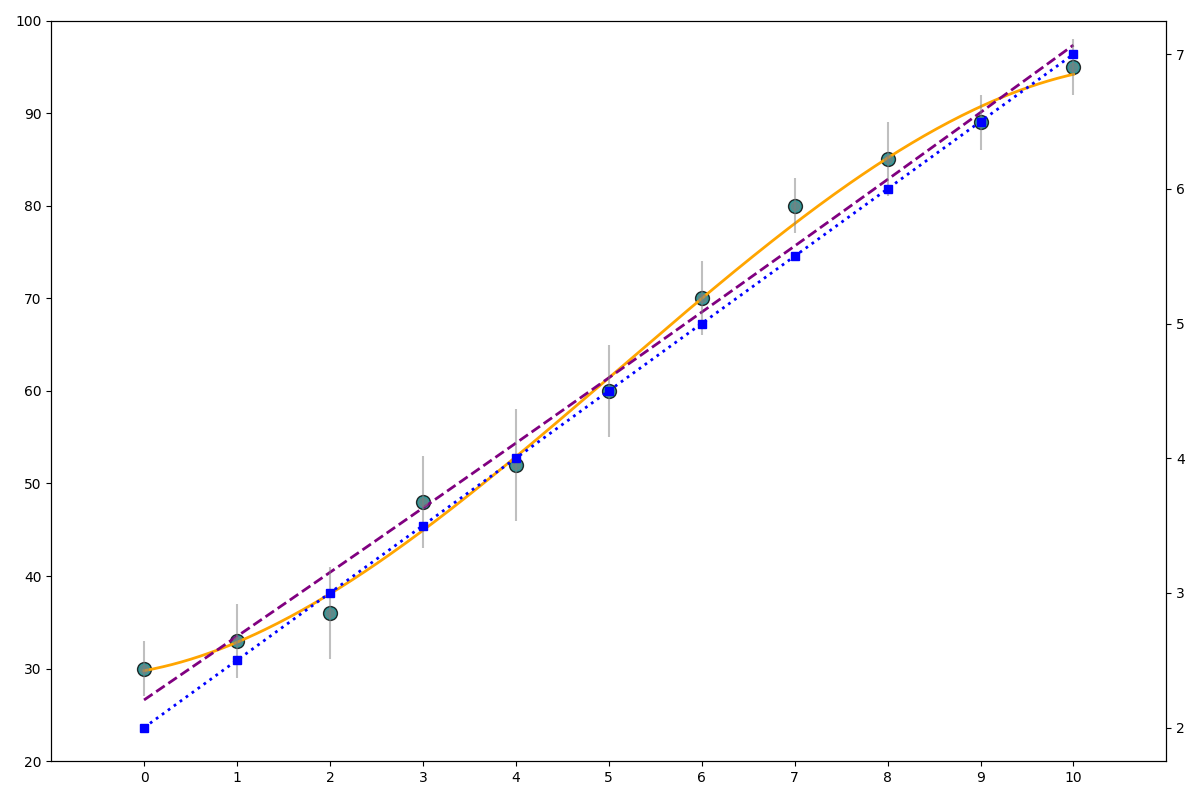

Reproduce this figure in Python.
import matplotlib.pyplot as plt
import numpy as np
from scipy.optimize import curve_fit

creative_hours = np.array([0, 1, 2, 3, 4, 5, 6, 7, 8, 9, 10])
happiness_levels = np.array([30, 33, 36, 48, 52, 60, 70, 80, 85, 89, 95])

def cubic_fit(x, a, b, c, d):
    return a * x**3 + b * x**2 + c * x + d

def quadratic_fit(x, a, b, c):
    return a * x**2 + b * x + c

cubic_params, _ = curve_fit(cubic_fit, creative_hours, happiness_levels)
quadratic_params, _ = curve_fit(quadratic_fit, creative_hours, happiness_levels)

hours_range = np.linspace(min(creative_hours), max(creative_hours), 300)
cubic_curve = cubic_fit(hours_range, *cubic_params)
quadratic_curve = quadratic_fit(hours_range, *quadratic_params)

fig, ax = plt.subplots(figsize=(12, 8))
ax.scatter(creative_hours, happiness_levels, color='teal', alpha=0.8, edgecolors='k', s=100)

ax.plot(hours_range, cubic_curve, color='orange', linestyle='-', linewidth=2)
ax.plot(hours_range, quadratic_curve, color='purple', linestyle='--', linewidth=2)

happiness_std = np.array([3, 4, 5, 5, 6, 5, 4, 3, 4, 3, 3])
ax.errorbar(creative_hours, happiness_levels, yerr=happiness_std, fmt='o', color='gray', alpha=0.5)

ax.set_xlim(min(creative_hours) - 1, max(creative_hours) + 1)
ax.set_ylim(20, 100)
ax.set_xticks(np.arange(0, 11, 1))
ax.set_yticks(np.arange(20, 101, 10))

ax2 = ax.twinx()
social_hours = np.array([2, 2.5, 3, 3.5, 4, 4.5, 5, 5.5, 6, 6.5, 7])
ax2.plot(creative_hours, social_hours, color='blue', linestyle=':', linewidth=2, marker='s')

fig.tight_layout()

plt.show()
